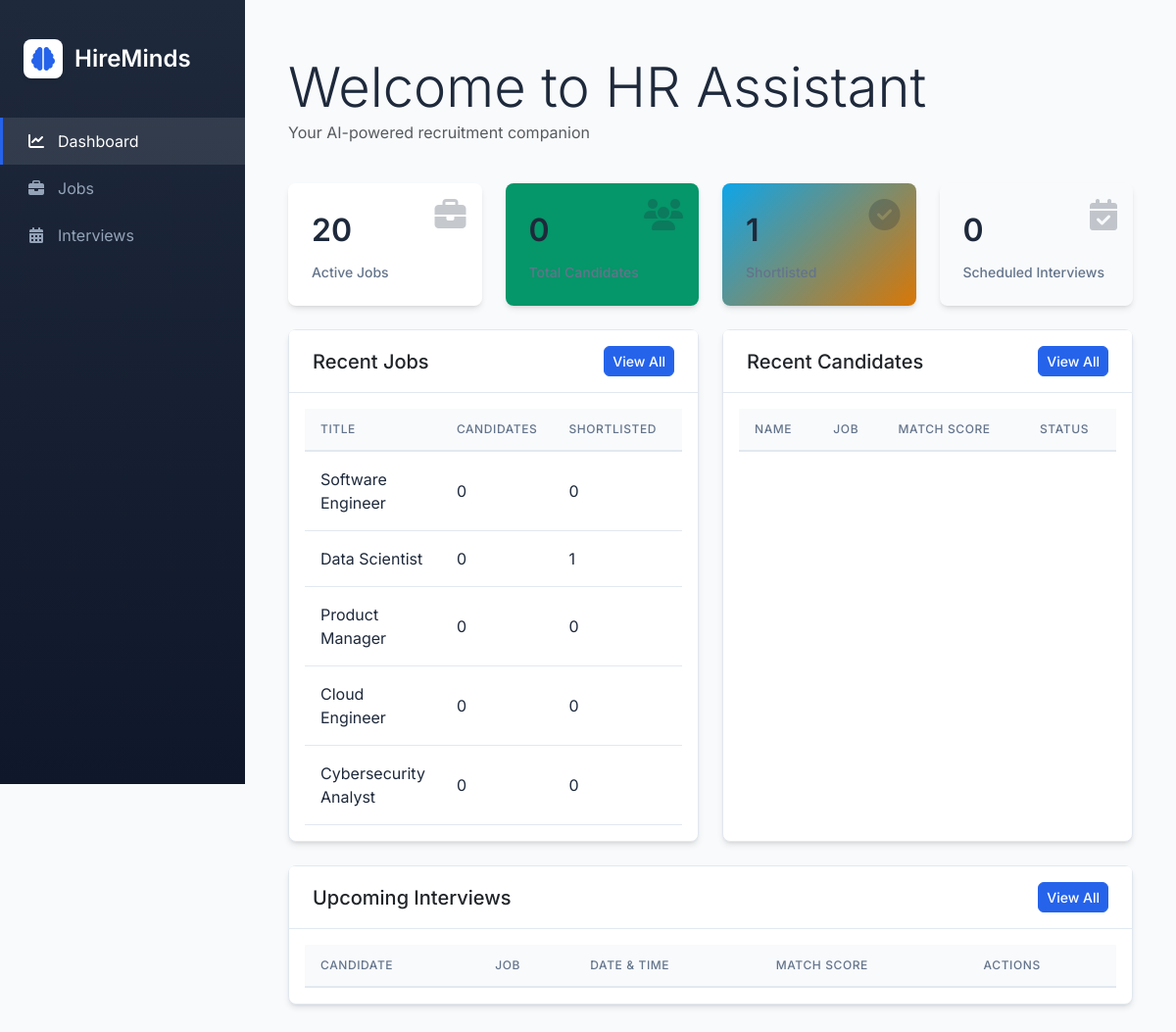
The page / on the database its author committed.
### app/models/job.py (models this page shows, shortened)
class Job(db.Model):
    __tablename__ = 'job'
    id = db.Column(db.Integer, primary_key=True)
    _title = db.Column('title', db.String(200), nullable=False)
    _description = db.Column('description', db.Text, nullable=False)
    _requirements = db.Column('requirements', db.Text, nullable=False)
    created_at = db.Column(db.DateTime, nullable=False, default=lambda: datetime.now(timezone.utc))
    candidates = db.relationship('Candidate', backref='job', lazy=True, cascade='all, delete-orphan')
    shortlisted_candidates = db.relationship('ShortlistedCandidate',
                                          backref=db.backref('job_listing', lazy=True),
                                          lazy=True,
                                          cascade='all, delete-orphan')
    @property
    def title(self):
        return self._title.replace("'''", "").replace("''", "'").replace("'", "'") if self._title else ""
    @title.setter
    def title(self, value):
        """Set title with cleaning."""
        self._title = value.replace("'''", "").replace("''", "'").replace("'", "'") if value else ""
    @property
    def description(self):
        """Get cleaned description text."""
        return self._description.replace("'''", "").replace("''", "'").replace("'", "'") if self._description else ""
    @description.setter
    def description(self, value):
        """Set description with cleaning."""
        self._description = value.replace("'''", "").replace("''", "'").replace("'", "'") if value else ""
    @property
    def requirements(self):
        """Get cleaned requirements text."""
        return self._requirements.replace("'''", "").replace("''", "'").replace("'", "'") if self._requirements else ""
    @requirements.setter
    def requirements(self, value):
        """Set requirements with cleaning."""
        self._requirements = value.replace("'''", "").replace("''", "'").replace("'", "'") if value else ""
    def get_shortlisted_count(self):
        return len(self.shortlisted_candidates)

### app/routes.py (the view)
@main.route('/')
def index():
    jobs = Job.query.all()
    candidates = Candidate.query.all()
    shortlisted = ShortlistedCandidate.query.all()
    return render_template('dashboard.html', jobs=jobs, candidates=candidates, shortlisted=shortlisted)

### app/templates/dashboard.html (shortened to what this page needs)
<!DOCTYPE html>
{% extends "base.html" %}
{% block content %}
<div class="container-fluid py-4">
    <div class="row mb-4 animate-fade-in">
        <div class="col-12">
            <h1 class="display-4 mb-0">Welcome to HR Assistant</h1>
            <p class="text-muted">Your AI-powered recruitment companion</p>
        </div>
    </div>
    <div class="row mb-4">
        <div class="col-md-3 animate-fade-in" style="animation-delay: 0.1s">
            <div class="stat-card">
                <div class="stat-value">{{ jobs|length }}</div>
                <div class="stat-label">Active Jobs</div>
                <i class="fas fa-briefcase position-absolute top-0 end-0 m-3 opacity-25 fa-2x"></i>
            </div>
        </div>
        <div class="col-md-3 animate-fade-in" style="animation-delay: 0.2s">
            <div class="stat-card" style="background: linear-gradient(135deg, var(--secondary-color), #059669);">
                <div class="stat-value">{{ candidates|length }}</div>
                <div class="stat-label">Total Candidates</div>
                <i class="fas fa-users position-absolute top-0 end-0 m-3 opacity-25 fa-2x"></i>
            </div>
        </div>
        <div class="col-md-3 animate-fade-in" style="animation-delay: 0.3s">
            <div class="stat-card" style="background: linear-gradient(135deg, var(--accent-color), #d97706);">
                <div class="stat-value">{{ shortlisted|length }}</div>
                <div class="stat-label">Shortlisted</div>
                <i class="fas fa-check-circle position-absolute top-0 end-0 m-3 opacity-25 fa-2x"></i>
            </div>
        </div>
        <div class="col-md-3 animate-fade-in" style="animation-delay: 0.4s">
            <div class="stat-card" style="background: linear-gradient(135deg, var(--info-color), #2563eb);">
                <div class="stat-value">{{ shortlisted|selectattr('status', 'equalto', 'Scheduled')|list|length }}</div>
                <div class="stat-label">Scheduled Interviews</div>
                <i class="fas fa-calendar-check position-absolute top-0 end-0 m-3 opacity-25 fa-2x"></i>
            </div>
        </div>
    </div>
    <div class="row">
        <div class="col-md-6 mb-4 animate-slide-in">
            <div class="card h-100">
                <div class="card-header d-flex justify-content-between align-items-center">
                    <h5 class="mb-0">Recent Jobs</h5>
                    <a href="{{ url_for('main.jobs') }}" class="btn btn-sm btn-primary">View All</a>
                </div>
                <div class="card-body">
                    <div class="table-responsive">
                        <table class="table table-hover">
                            <thead>
                                <tr>
                                    <th>Title</th>
                                    <th>Candidates</th>
                                    <th>Shortlisted</th>
                                    <th>Status</th>
                                </tr>
                            </thead>
                            <tbody>
                                {% for job in jobs[:5] %}
                                <tr>
                                    <td>{{ job.title }}</td>
                                    <td>{{ job.candidates|length }}</td>
                                    <td>{{ job.get_shortlisted_count() }}</td>
                                    <td>
                                    </td>
                                </tr>
                                {% endfor %}
                            </tbody>
                        </table>
                    </div>
                </div>
            </div>
        </div>
        <div class="col-md-6 mb-4 animate-slide-in" style="animation-delay: 0.2s">
            <div class="card h-100">
                <div class="card-header d-flex justify-content-between align-items-center">
                    <h5 class="mb-0">Recent Candidates</h5>
                    <a href="{{ url_for('main.candidates', job_id=jobs[0].id if jobs else 0) }}" class="btn btn-sm btn-primary">View All</a>
                </div>
                <div class="card-body">
                    <div class="table-responsive">
                        <table class="table table-hover">
                            <thead>
                                <tr>
                                    <th>Name</th>
                                    <th>Job</th>
                                    <th>Match Score</th>
                                    <th>Status</th>
                                </tr>
                            </thead>
                        </table>
                    </div>
                </div>
            </div>
        </div>
        <div class="col-12 animate-slide-in" style="animation-delay: 0.4s">
            <div class="card">
                <div class="card-header d-flex justify-content-between align-items-center">
                    <h5 class="mb-0">Upcoming Interviews</h5>
                    <a href="{{ url_for('main.interviews') }}" class="btn btn-sm btn-primary">View All</a>
                </div>
                <div class="card-body">
                    <div class="table-responsive">
                        <table class="table table-hover">
                            <thead>
                                <tr>
                                    <th>Candidate</th>
                                    <th>Job</th>
                                    <th>Date & Time</th>
                                    <th>Match Score</th>
                                    <th>Actions</th>
                                </tr>
                            </thead>
                                {% set scheduled_interviews = shortlisted|selectattr('status', 'equalto', 'Scheduled')|list %}
                                {% set sorted_interviews = scheduled_interviews|sort(attribute='interview_date') %}
                        </table>
                    </div>
                </div>
            </div>
        </div>
    </div>
</div>
{% endblock %}

### app/static/css/style.css (style rules this page uses)
:root { --primary-color: #2563eb; --primary-dark: #1e40af; --secondary-color: #059669; --accent-color: #0ea5e9; --danger-color: #dc2626; --warning-color: #d97706; --success-color: #059669; --background-light: #f8fafc; --text-primary: #1e293b; --text-secondary: #64748b; --border-color: #e2e8f0; --card-shadow: 0 4px 6px -1px rgb(0 0 0 / 0.1), 0 2px 4px -2px rgb(0 0 0 / 0.1); }
body { font-family: 'Inter', -apple-system, BlinkMacSystemFont, sans-serif; background-color: var(--background-light); color: var(--text-primary); line-height: 1.5; }
.card { background: white; border-radius: 0.5rem; border: 1px solid var(--border-color); box-shadow: var(--card-shadow); transition: transform 0.2s ease, box-shadow 0.2s ease; }
.card-header { background-color: white; border-bottom: 1px solid var(--border-color); padding: 1rem 1.5rem; }
.stat-card { background: white; border-radius: 0.5rem; padding: 1.5rem; position: relative; overflow: hidden; box-shadow: var(--card-shadow); transition: transform 0.2s ease; }
.stat-value { font-size: 2rem; font-weight: 600; margin-bottom: 0.5rem; color: var(--text-primary); }
.stat-label { color: var(--text-secondary); font-size: 0.875rem; font-weight: 500; }
.table { margin-bottom: 0; }
.table thead th { background-color: var(--background-light); color: var(--text-secondary); font-weight: 500; text-transform: uppercase; font-size: 0.75rem; letter-spacing: 0.05em; padding: 0.75rem 1rem; border-bottom: 2px solid var(--border-color); }
.table tbody td { padding: 1rem; vertical-align: middle; color: var(--text-primary); border-bottom: 1px solid var(--border-color); }
.btn { padding: 0.5rem 1rem; font-weight: 500; border-radius: 0.375rem; transition: all 0.2s ease; }
.btn-primary { background-color: var(--primary-color); border-color: var(--primary-color); }
.btn-sm { padding: 0.25rem 0.5rem; font-size: 0.875rem; }
.animate-fade-in { animation: fadeIn 0.5s ease forwards; }
.animate-slide-in { animation: slideIn 0.5s ease forwards; }

### rows shown on the page
Job: title "Software Engineer", candidates|length "0", get_shortlisted_count "0"
Job: title "Data Scientist", candidates|length "0", get_shortlisted_count "1"
Job: title "Product Manager", candidates|length "0", get_shortlisted_count "0"
Job: title "Cloud Engineer", candidates|length "0", get_shortlisted_count "0"
Job: title "Cybersecurity Analyst", candidates|length "0", get_shortlisted_count "0"

### other values the page prints
{{ jobs|length }} "20"
{{ candidates|length }} "0"
{{ shortlisted|length }} "1"
{{ shortlisted|selectattr('status', 'equalto', 'Scheduled')|list|length }} "0"
